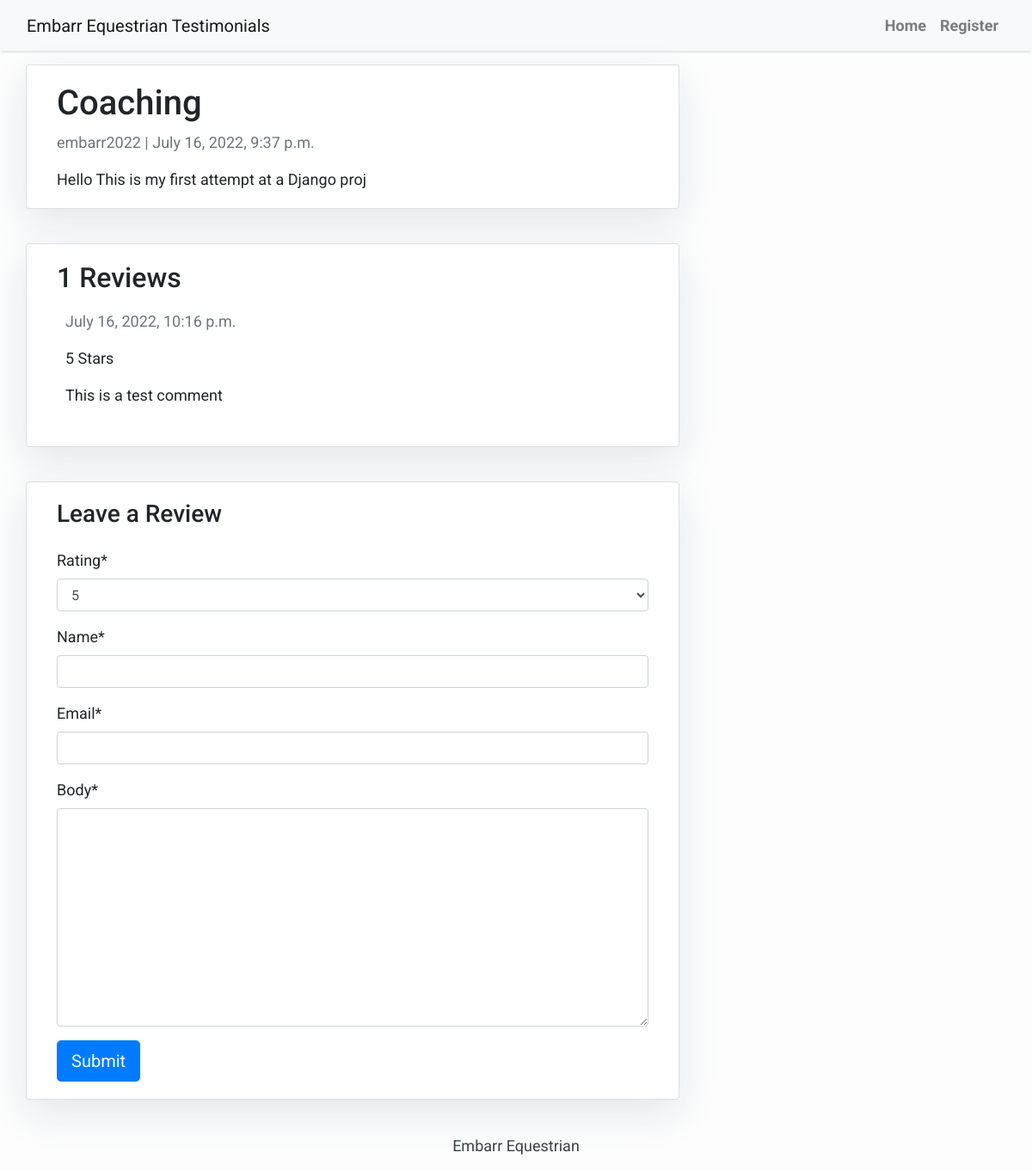
Before: /Coaching/ with the older database file.
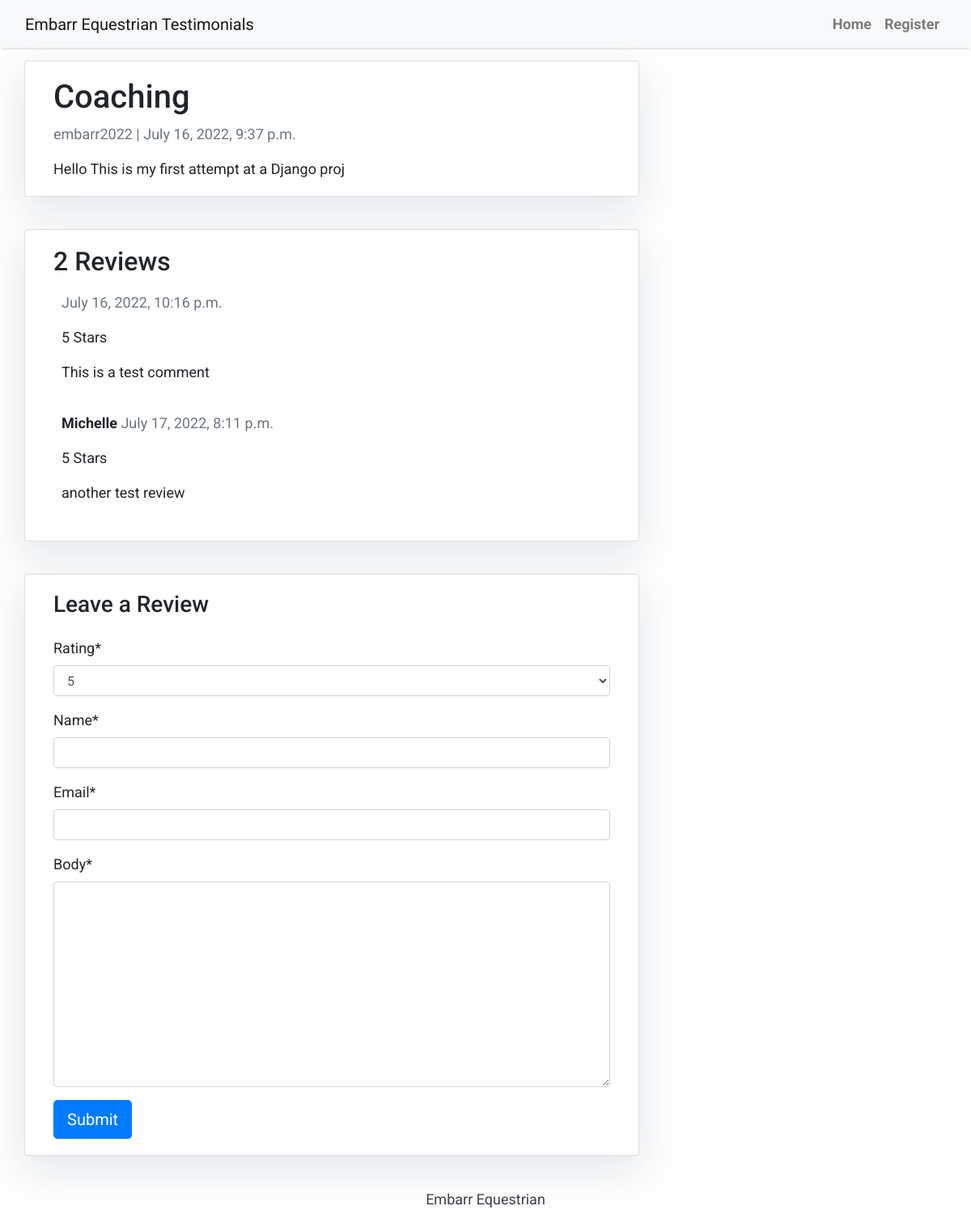
After: the same page with the newer database file.
### Reviews/models.py (models this page shows, shortened)
class Post(models.Model):
    title = models.CharField(max_length=200, unique=True)
    slug = models.SlugField(max_length=200, unique=True)
    author = models.ForeignKey(User, on_delete= models.CASCADE,related_name='test_posts')
    updated_on = models.DateTimeField(auto_now= True)
    content = models.TextField()
    created_on = models.DateTimeField(auto_now_add=True)
    status = models.IntegerField(choices=STATUS, default=0)
    likes = models.ManyToManyField(
        User, related_name='post_like', blank=True)
    class Meta:
        ordering = ['-created_on']
    likes = models.ManyToManyField(
        User, related_name='testpost_like', blank=True)
    class Meta:
        ordering = ["-created_on"]

class Comment(models.Model):
    RATING_CHOICES = (
        (1, '1'),
        (2, '2'),
        (3, '3'),
        (4, '4'),
        (5, '5'),
    )
    post = models.ForeignKey(Post, on_delete=models.CASCADE,related_name='comments')
    name = models.CharField(max_length=80)
    email = models.EmailField()
    body = models.TextField()
    rating = models.IntegerField(choices=RATING_CHOICES, default='5')
    created_on = models.DateTimeField(auto_now_add=True)
    active = models.BooleanField(default=False)
    class Meta:
        ordering = ['created_on']

### Reviews/views.py (the view)
# urls.py: path('<slug:slug>/', views.post_detail, name='post_detail'),
def post_detail(request, slug):
    template_name = 'post_detail.html'
    post = get_object_or_404(Post, slug=slug)
    comments = post.comments.filter(active=True)
    new_comment = None
    if request.method == 'POST':
        comment_form = CommentForm(data=request.POST)
        if comment_form.is_valid():
            new_comment = comment_form.save(commit=False)
            new_comment.post = post
            new_comment.save()
    else:
        comment_form = CommentForm()
    return render(request, template_name, {'post': post,
                                           'comments': comments,
                                           'new_comment': new_comment,
                                           'comment_form': comment_form})

### Reviews/forms.py
class CommentForm(forms.ModelForm):
    class Meta:
        model = Comment
        fields = ('rating','name','email','body',)

### templates/post_detail.html (shortened to what this page needs)
{% extends 'base.html' %} {% block content %}
{% load crispy_forms_tags %}
<div class="container">
  <div class="row">
    <div class="col-md-8 card mb-4  mt-3 left  top">
      <div class="card-body">
        <h1>{% block title %} {{ post.title }} {% endblock title %}</h1>
        <p class=" text-muted">{{ post.author }} | {{ post.created_on }}</p>
        <p class="card-text ">{{ post.content | safe }}</p>
      </div>
    </div>
    <div class="col-md-8 card mb-4  mt-3 ">
      <div class="card-body">
        <h2>{{ comments.count }} Reviews</h2>
        {% for comment in comments %}
        <div class="comments" style="padding: 10px;">
          <p class="font-weight-bold">
            {{ comment.name }}
            <span class=" text-muted font-weight-normal">
              {{ comment.created_on }}
            </span>
            <p>{{ comment.rating }} Stars</p>
          </p>
          {{ comment.body | linebreaks }}
        </div>
        {% endfor %}
      </div>
    </div>
    <div class="col-md-8 card mb-4  mt-3 ">
      <div class="card-body">
        {% if new_comment %}
        <div class="alert alert-success" role="alert">
          Your Review is awaiting moderation
        </div>
        {% else %}
        <h3>Leave a Review</h3>
        <form method="post" style="margin-top: 1.3em;">
          {{ comment_form | crispy }}
          <button type="submit" class="btn btn-primary  btn-lg">Submit</button>
        </form>
        {% endif %}
      </div>
    </div>
  </div>
</div>
{% endblock content %}

### templates/base.html (shortened to what this page needs)
{% load static %}
<!DOCTYPE html>
<html>
    <head>
        <link rel="stylesheet" href="https://maxcdn.bootstrapcdn.com/bootstrap/4.0.0/css/bootstrap.min.css"
 />
        <link rel="stylesheet" href="{% static 'css/style.css' %}">
    </head>
    <body>
        <nav class="navbar navbar-expand-lg navbar-light bg-light shadow" id="mainNav">
            <div class="container-fluid">
                <a class="navbar-brand" href="{% url 'home' %}">Embarr Equestrian Testimonials</a>
                <div class="collapse navbar-collapse" id="navbarResponsive">
                    <ul class="navbar-nav ml-auto">
                        <li class="nav-item text-black">
                            <a class="nav-link text-black font-weight-bold" href="{% url 'home' %}">Home</a>
                        </li>
                        <li class="nav-item text-black">
                            <a class="nav-link text-black font-weight-bold" href="#">Register</a>
                        </li>
                    </ul>
                </div>
            </div>
        </nav>
        {% block content %}{% endblock content %}
        <footer class="py-3 bg-grey">
            <p class="m-0 text-dark text-center ">Embarr Equestrian</p>
        </footer>
    </body>
    </html>

### static/css/style.css (style rules this page uses)
body { font-family: "Roboto", sans-serif; font-size: 18px; background-color: #fdfdfd; }
.card { box-shadow: 0 16px 48px #E3E7EB; }
.shadow { box-shadow: 0 4px 2px -2px rgba(0, 0, 0, 0.1); }

Changed rows visible on the page:
added Comment: name "Michelle", created_on "July 17, 2022, 8:11 p.m.", rating "5", body "another test review"
Other visible differences:
{{ comments.count }}: "1" → "2"
